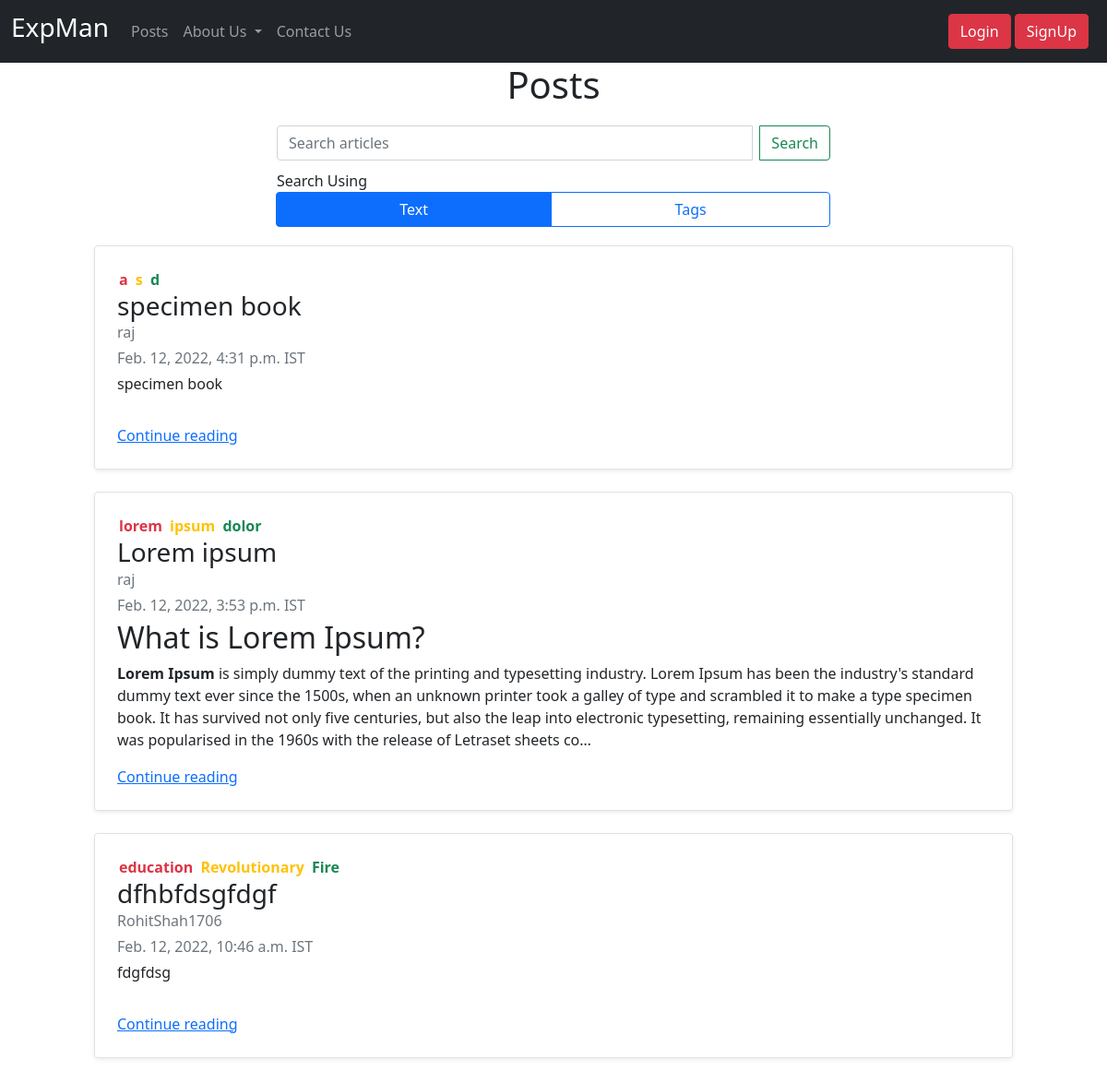
Before: /posts with the older database file.
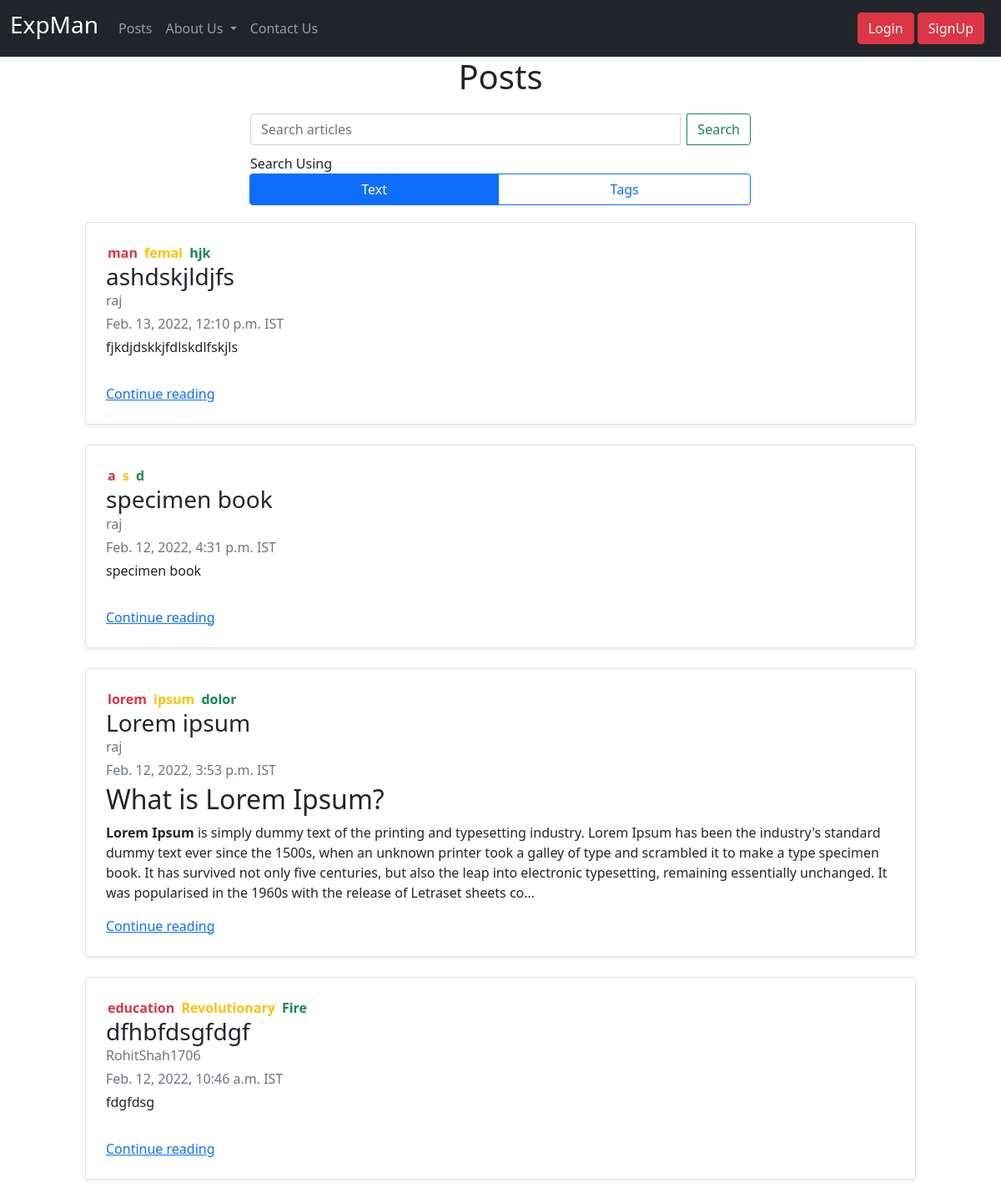
After: the same page with the newer database file.
### main/models.py (models this page shows, shortened)
class Post(models.Model):
    author=models.ForeignKey(Account,on_delete=models.CASCADE)
    title=models.CharField(max_length=15)
    date_created = models.DateTimeField(auto_now_add=True)
    likes = models.ManyToManyField(Account, related_name='like')
    content=models.TextField()

class Tags(models.Model):
    Post=models.ForeignKey(Post,on_delete=models.CASCADE)
    tag=models.CharField(max_length=15)

class Account(AbstractBaseUser):
    email=models.EmailField(verbose_name="email",max_length=60,unique=True)
    username=models.CharField(max_length=30,unique=True)
    date_joined=models.DateTimeField(verbose_name="date joined",auto_now_add=True)
    last_login=models.DateTimeField(verbose_name="last login",auto_now=True)
    is_admin=models.BooleanField(default=False)
    is_active=models.BooleanField(default=True)
    is_staff=models.BooleanField(default=False)
    is_superuser=models.BooleanField(default=False)
    gender=models.CharField(max_length=1,choices=(("M","MALE"),("F","FEMALE")))
    profession=models.CharField(max_length=1,choices=(("S","STUDENT"),("P","PROFESSIONAL")))
    bio=models.CharField(max_length=200)
    profile_photo=models.ImageField(upload_to='images')
    USERNAME_FIELD='email'
    REQUIRED_FIELDS=['username',]
    objects=MyAccountManager()

### main/views.py (the view)
# urls.py: path('posts', views.posts,name="post"),
def posts(request):
    show=""
    if request.method=="GET" and 'searchb' in request.GET:
        using,search=request.GET.get('using'),request.GET.get('search')
        show=search
        if request.user:
            Search_history(search=search,user=request.user.username).save()
        else:
            Search_history(search=search,user="Anonymus").save()
        if using=="Tags":
            posts=[]
            for i in Tags.objects.filter(tag__contains=search):
                posts.append(i.Post)
        if using=="Text":
            posts=Post.objects.filter(content__contains=search)
    else:
        posts=Post.objects.all()[::-1]
    return render(request,"posts.html",{"posts":posts,"show":show})

### main/templates/posts.html (shortened to what this page needs)
{%extends 'index.html'%}
{% load static %}
{%block content%}
<h1>Posts</h1>
<form class="searchPostBar" method="GET" action="{%url 'post'%}">
    <div class="form-group input-group">
        <input class="form-control me-2" type="search" placeholder="Search articles" aria-label="Search" name="search">
        <button class="btn btn-outline-success" type="submit" id="srch" name="searchb">Search</button>
    </div>
    <div class="row mb-1" id="serBtn">
        <div class="col-md-12"><label class="labels">Search Using</label></div>
        <div class="btn-group" role="group" aria-label="Basic radio toggle button group">
            <label class="btn btn-outline-primary" for="serradio1">Text</label>
            <label class="btn btn-outline-primary" for="serradio2">Tags</label>
        </div>
    </div>
</form>
<div class="row mb-1" id="ptContent">
    {%for post in posts%}
    <div class="col-md-10">
        <div class="row g-0 border rounded overflow-hidden flex-md-row mb-4 shadow-sm h-md-250 position-relative"
            id="readPost">
            <div class="col p-4 d-flex flex-column position-static" id="ptContent">
                <div>
                    <b class="mb-2 text-danger needsInline">{{post.tags_set.all.0.tag}}</b>
                    <b class="mb-2 text-warning needsInline">{{post.tags_set.all.1.tag}}</b>
                    <b class="mb-2 text-success needsInline">{{post.tags_set.all.2.tag}}</b>
                </div>
                <h3 class="mb-0">{{post.title}}</h3>
                <div class="mb-1 text-muted">{{post.author.username}}</div>
                <div class="mb-1 text-muted">{{post.date_created}} IST</div>
                <p class="card-text mb-auto">{{post.content|safe|truncatechars:500}}</p>
                <a href="/posts/{{post.id}}" class="stretched-links">Continue reading</a>
            </div>
        </div>
    </div>
    {% empty %}
    No search results found
    {%endfor%}
</div>
{%endblock%}

Changed rows visible on the page:
added Post: tags_set.all.0.tag "man", tags_set.all.1.tag "femal", tags_set.all.2.tag "hjk", title "ashdskjldjfs", author.username "raj", date_created "Feb. 13, 2022, 12:10 p.m.", content "fjkdjdskkjfdlskdlfskjls"
